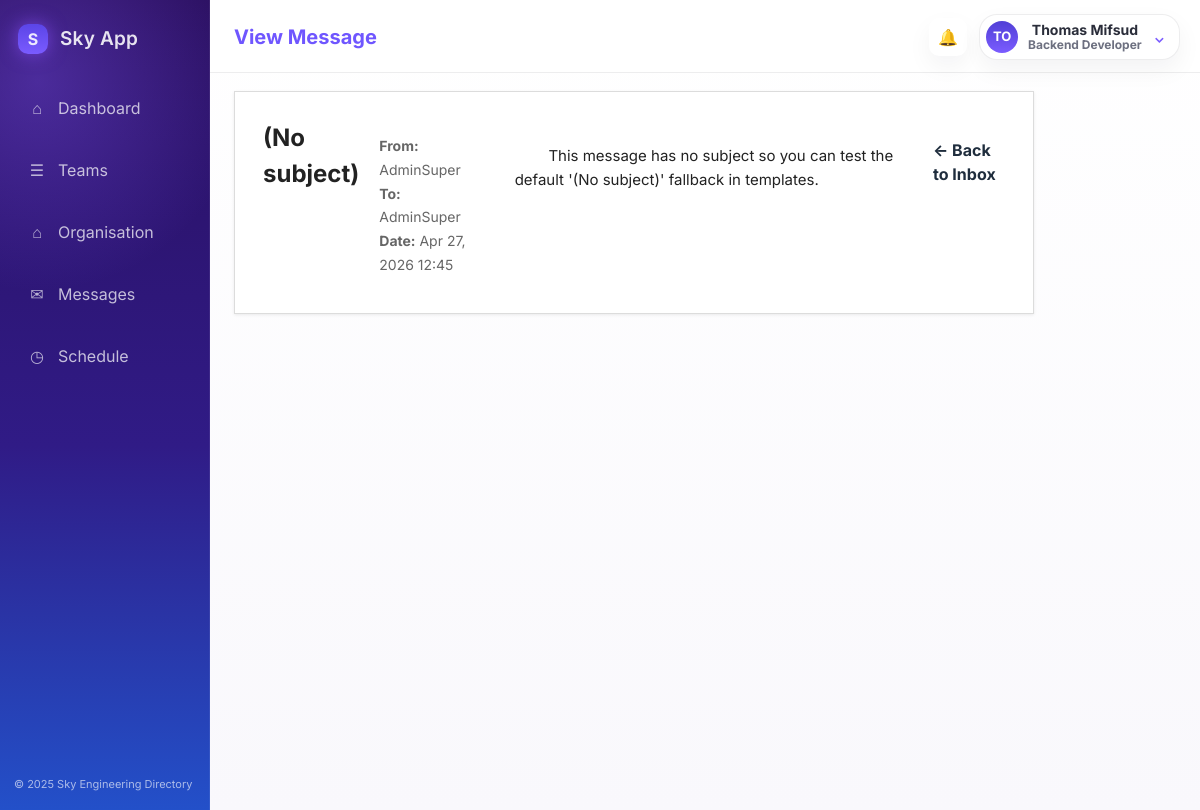
The page /messaging/message/6/ (signed in) on the database its author committed.
### accounts/models.py (models this page shows)
class User(AbstractUser):
    def __str__(self) -> str:
        return self.username

### messaging/models.py (models this page shows, shortened)
class Message(models.Model):
    conversation = models.ForeignKey(
        Conversation,
        on_delete=models.CASCADE,
        related_name="messages",
        null=True,
        blank=True,
    )
    sender = models.ForeignKey(
        settings.AUTH_USER_MODEL,
        on_delete=models.CASCADE,
        related_name="sent_messages",
        null=True,
        blank=True,
    )
    recipient = models.ForeignKey(
        settings.AUTH_USER_MODEL,
        on_delete=models.CASCADE,
        related_name="received_messages",
        null=True,
        blank=True,
    )
    subject = models.CharField(max_length=255, blank=True, default="")
    body = models.TextField(blank=True, default="")
    is_draft = models.BooleanField(default=False)
    is_read = models.BooleanField(default=False)
    created_at = models.DateTimeField(auto_now_add=True, null=True)
    sent_at = models.DateTimeField(null=True, blank=True)

### messaging/views.py (the view)
# urls.py: path("message/<int:message_id>/", views.view_message, name="view_message"),
@login_required
def view_message(request, message_id):
    message = get_object_or_404(Message, id=message_id)
    if message.recipient == request.user:
        message.is_read = True
        message.save()
    return render(request, "messaging/view_message.html", {
        "message": message
    })

### messaging/templates/messaging/view_message.html (shortened to what this page needs)
{% extends "home/base.html" %}
{% load static %}
{% block page_title %}View Message{% endblock %}
{% block profile_role %}Backend Developer{% endblock %}
{% block extra_scripts %}
<link rel="stylesheet" type="text/css" href="{% static 'global.css' %}">
{% endblock %}
{% block content %}
<div class="message-card">
    <h1>{{ message.subject|default:"(No subject)" }}</h1>
    <p class="meta">
        <strong>From:</strong> {{ message.sender }} <br>
        <strong>To:</strong> {{ message.recipient }} <br>
        <strong>Date:</strong>
        {% if message.sent_at %}
            {{ message.sent_at|date:"M d, Y H:i" }}
        {% else %}
            {{ message.created_at|date:"M d, Y H:i" }}
        {% endif %}
    </p>
    <div class="body-text">
        {{ message.body }}
    </div>
    <a class="back" href="{% url 'messaging:inbox' %}">← Back to Inbox</a>
</div>
{% endblock %}

### accounts/templates/home/base.html (shortened to what this page needs)
{% load static %}
<!DOCTYPE html>
<html lang="en">
<head>
  <link rel="stylesheet" type="text/css" href="{% static 'global.css' %}">
</head>
<body>
  {% block body %}
  <div class="app-shell">
    <aside class="sidebar">
      <div class="brand-wrap">
        <div class="brand-mark">S</div>
        <div class="brand-name">Sky App</div>
      </div>
      <nav class="side-nav" aria-label="Primary">
        <a class="nav-item {% if active_nav == 'dashboard' %}active{% endif %}" href="{% url 'dashboard' %}"><span class="nav-icon">⌂</span><span>Dashboard</span></a>
        <a class="nav-item {% if active_nav == 'teams' %}active{% endif %}" href="{% url 'teams:teams_page' %}"><span class="nav-icon">☰</span><span>Teams</span></a>
        <a class="nav-item {% if active_nav == 'organisation' %}active{% endif %}" href="{% url 'org:organisation_page' %}"><span class="nav-icon">⌂</span><span>Organisation</span></a>
        <a class="nav-item {% if active_nav == 'messages' %}active{% endif %}" href="{% url 'messaging:inbox' %}"><span class="nav-icon">✉</span><span>Messages</span></a>
        <a class="nav-item {% if active_nav == 'schedule' %}active{% endif %}" href="{% url 'meetings:meeting_list' %}"><span class="nav-icon">◷</span><span>Schedule</span></a>
      </nav>
      <div class="sidebar-footer">© 2025 Sky Engineering Directory</div>
    </aside>
    <div class="main-shell">
      <header class="topbar">
        <div class="page-title">{% block page_title %}Welcome{% endblock %}</div>
        <div class="topbar-actions">
          <button class="icon-button" type="button" aria-label="Notifications">🔔</button>
          <div class="profile-menu-wrapper" data-profile-menu-wrapper>
            <button
              class="profile-menu-trigger"
              type="button"
              aria-label="Open profile menu"
              aria-expanded="false"
              aria-controls="profile-menu-panel"
              data-profile-menu-button
            >
              <div class="profile-pill">
                <div class="profile-avatar">{{ request.user.username|default:"SJ"|slice:":2"|upper }}</div>
                <div class="profile-meta">
                  <strong>{{ request.user.get_full_name|default:request.user.username|default:"Sarah Johnson" }}</strong>
                  <span>{% block profile_role %}Backend Developer{% endblock %}</span>
                </div>
                <span class="profile-caret">⌄</span>
              </div>
            </button>
          </div>
        </div>
      </header>
      <main class="content-area">
        {% block content %}{% endblock %}
      </main>
    </div>
  </div>
  {% endblock %}
  {% block extra_scripts %}{% endblock %}
</body>
</html>

### static/Css/base/base.css (style rules this page uses)
* { box-sizing: border-box; }
:root { --sidebar-start: #2a0f5f; --sidebar-mid: #301b86; --sidebar-end: #2350c9; --sidebar-glow: rgba(141, 83, 255, 0.65); --surface: #ffffff; --surface-soft: #f6f4fb; --text: #1f2430; --muted: #6d7080; --border: rgba(31, 36, 48, 0.08); --accent: #6f56ff; }
html, body { min-height: 100%; }
body { margin: 0; font-family: "Segoe UI", Tahoma, sans-serif; color: var(--text); background: #f4f4f8; }
a { color: inherit; text-decoration: none; }
button, input, textarea, select { font: inherit; }
.app-shell { display: grid; grid-template-columns: 210px minmax(0, 1fr); min-height: 100vh; }
.sidebar { position: relative; display: flex; flex-direction: column; padding: 18px 14px; color: rgba(255, 255, 255, 0.88); background: radial-gradient(circle at 18% 10%, rgba(135, 92, 255, 0.35), transparent 28%), linear-gradient(180deg, var(--sidebar-start) 0%, var(--sidebar-mid) 55%, var(--sidebar-end) 100%); box-shadow: inset -1px 0 0 rgba(255, 255, 255, 0.07); }
.brand-wrap { display: flex; align-items: center; gap: 12px; padding: 6px 4px 18px; }
.brand-mark { width: 30px; height: 30px; display: grid; place-items: center; border-radius: 10px; background: linear-gradient(180deg, #5b45e7, #7a5bff); box-shadow: 0 0 18px var(--sidebar-glow); font-weight: 700; }
.brand-name { font-size: 19px; font-weight: 600; letter-spacing: 0.01em; }
.side-nav { display: grid; gap: 10px; margin-top: 10px; }
.nav-item { display: flex; align-items: center; gap: 12px; padding: 14px 14px; border-radius: 10px; color: rgba(255, 255, 255, 0.72); transition: background-color 140ms ease, color 140ms ease, box-shadow 140ms ease, transform 140ms ease; }
.nav-icon { width: 18px; text-align: center; opacity: 0.92; }
.sidebar-footer { margin-top: auto; padding-top: 18px; font-size: 11px; opacity: 0.7; }
.main-shell { min-width: 0; background: linear-gradient(180deg, #ffffff 0%, #f9f8fc 100%); }
.topbar { display: flex; justify-content: space-between; align-items: center; gap: 16px; padding: 14px 20px 12px 24px; border-bottom: 1px solid var(--border); background: rgba(255, 255, 255, 0.86); backdrop-filter: blur(10px); }
.page-title { font-size: 20px; font-weight: 700; color: var(--accent); }
.topbar-actions { display: flex; align-items: center; gap: 12px; }
.icon-button { width: 34px; height: 34px; display: grid; place-items: center; border: 1px solid var(--border); border-radius: 50%; background: var(--surface); box-shadow: 0 10px 24px rgba(19, 24, 43, 0.05); cursor: pointer; }
.profile-pill { display: flex; align-items: center; gap: 10px; padding: 6px 14px 6px 6px; border: 1px solid var(--border); border-radius: 18px; background: var(--surface); box-shadow: 0 10px 24px rgba(19, 24, 43, 0.05); }
.profile-avatar { width: 32px; height: 32px; display: grid; place-items: center; border-radius: 50%; background: linear-gradient(180deg, #5140d6, #7b5cff); color: #fff; font-size: 13px; font-weight: 700; }
.profile-meta { display: grid; line-height: 1.15; }
.profile-meta strong { font-size: 14px; color: #2a2d3a; }
.profile-meta span { font-size: 12px; color: var(--muted); }
.content-area { min-height: calc(100vh - 63px); padding: 18px 24px 28px; }

### static/Css/pages/messaging/messaging.css (style rules this page uses)
.message-card { background: white; padding: 25px; margin-bottom: 18px; border: 1px solid #dcdcdc; box-shadow: 0 1px 3px rgba(0,0,0,0.08); display: flex; gap: 20px; align-items: flex-start; }
.meta { color: #666; font-size: 13px; margin-bottom: 8px; }
.message-card { background: white; padding: 28px; max-width: 800px; border: 1px solid #dcdcdc; box-shadow: 0 1px 3px rgba(0,0,0,0.08); }
.message-card h1 { margin: 0 0 12px 0; color: #222; font-size: 24px; }
.meta { color: #666; font-size: 14px; line-height: 1.7; }
.body-text { font-size: 15px; color: #222; white-space: pre-wrap; line-height: 1.6; }
.back { display: inline-block; margin-top: 20px; color: #1f2d3d; text-decoration: none; font-weight: bold; }
button { padding: 12px 18px; border: none; cursor: pointer; font-weight: bold; }
.back { display: inline-block; margin-top: 18px; color: #1f2d3d; text-decoration: none; font-weight: bold; }

### static/Css/layout/layout.css (style rules this page uses)
body { font-family: 'Inter', -apple-system, BlinkMacSystemFont, 'Segoe UI', 'Roboto', sans-serif; background-color: #fafafa; color: var(--color-text-ink); line-height: 1.5; overflow-x: hidden; }

### rows shown on the page
User: user.username "TO", user.get_full_name "Thomas Mifsud"
Message: subject "(No subject)", sender "AdminSuper", recipient "AdminSuper", sent_at "Apr 27, 2026 12:45", body "This message has no subject so you can test the default '(No subject)' fallback in templates."
